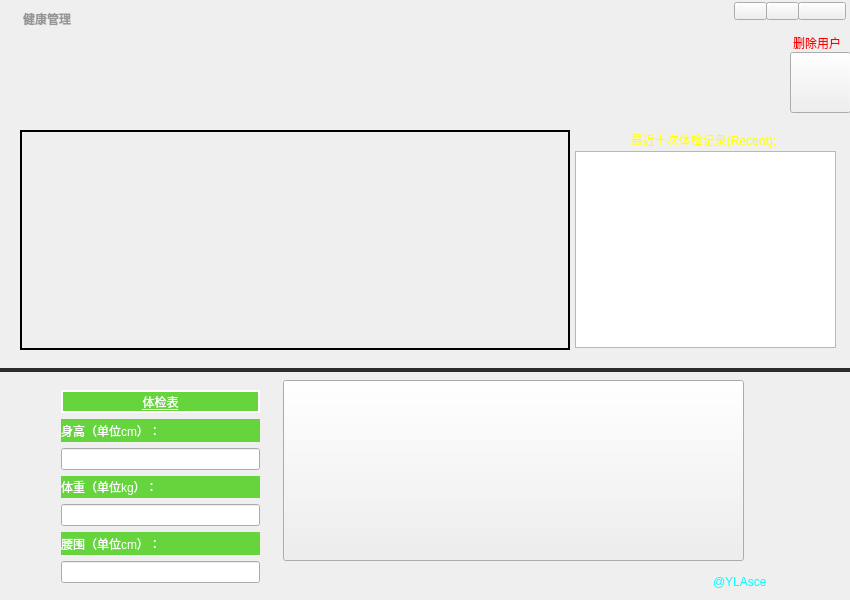
<?xml version="1.0" encoding="UTF-8"?>
<ui version="4.0">
 <class>MainWindow</class>
 <widget class="QMainWindow" name="MainWindow">
  <property name="geometry">
   <rect>
    <x>0</x>
    <y>0</y>
    <width>850</width>
    <height>600</height>
   </rect>
  </property>
  <property name="minimumSize">
   <size>
    <width>850</width>
    <height>600</height>
   </size>
  </property>
  <property name="maximumSize">
   <size>
    <width>850</width>
    <height>600</height>
   </size>
  </property>
  <property name="windowTitle">
   <string>MainWindow</string>
  </property>
  <widget class="QWidget" name="centralWidget">
   <widget class="QPushButton" name="closeButton">
    <property name="geometry">
     <rect>
      <x>798</x>
      <y>2</y>
      <width>48</width>
      <height>18</height>
     </rect>
    </property>
    <property name="text">
     <string/>
    </property>
   </widget>
   <widget class="QPushButton" name="minButton">
    <property name="geometry">
     <rect>
      <x>766</x>
      <y>2</y>
      <width>33</width>
      <height>18</height>
     </rect>
    </property>
    <property name="minimumSize">
     <size>
      <width>33</width>
      <height>18</height>
     </size>
    </property>
    <property name="maximumSize">
     <size>
      <width>33</width>
      <height>18</height>
     </size>
    </property>
   </widget>
   <widget class="QPushButton" name="orderButton">
    <property name="geometry">
     <rect>
      <x>734</x>
      <y>2</y>
      <width>33</width>
      <height>18</height>
     </rect>
    </property>
    <property name="minimumSize">
     <size>
      <width>33</width>
      <height>18</height>
     </size>
    </property>
    <property name="maximumSize">
     <size>
      <width>33</width>
      <height>18</height>
     </size>
    </property>
   </widget>
   <widget class="QLabel" name="label">
    <property name="geometry">
     <rect>
      <x>20</x>
      <y>10</y>
      <width>135</width>
      <height>18</height>
     </rect>
    </property>
    <property name="minimumSize">
     <size>
      <width>135</width>
      <height>18</height>
     </size>
    </property>
    <property name="maximumSize">
     <size>
      <width>135</width>
      <height>18</height>
     </size>
    </property>
    <property name="font">
     <font>
      <family>黑体</family>
      <weight>75</weight>
      <bold>true</bold>
     </font>
    </property>
    <property name="styleSheet">
     <string notr="true">font: 0 9pt &quot;黑体&quot;;
font-weight: bold;
color: rgb(150, 150, 150);
</string>
    </property>
    <property name="text">
     <string> 健康管理 </string>
    </property>
   </widget>
   <widget class="QLabel" name="maingraph">
    <property name="geometry">
     <rect>
      <x>0</x>
      <y>110</y>
      <width>850</width>
      <height>491</height>
     </rect>
    </property>
    <property name="styleSheet">
     <string notr="true">font: 75 11pt &quot;黑体&quot;;
color: rgb(255, 0, 0);</string>
    </property>
   </widget>
   <widget class="QLabel" name="showstatus">
    <property name="geometry">
     <rect>
      <x>10</x>
      <y>70</y>
      <width>96</width>
      <height>21</height>
     </rect>
    </property>
    <property name="text">
     <string/>
    </property>
   </widget>
   <widget class="QLabel" name="showusername">
    <property name="geometry">
     <rect>
      <x>122</x>
      <y>40</y>
      <width>221</width>
      <height>51</height>
     </rect>
    </property>
   </widget>
   <widget class="Line" name="line">
    <property name="geometry">
     <rect>
      <x>0</x>
      <y>360</y>
      <width>851</width>
      <height>20</height>
     </rect>
    </property>
    <property name="font">
     <font>
      <family>Agency FB</family>
      <pointsize>36</pointsize>
      <weight>75</weight>
      <bold>true</bold>
     </font>
    </property>
    <property name="autoFillBackground">
     <bool>false</bool>
    </property>
    <property name="styleSheet">
     <string notr="true">color: rgb(44, 44, 44);</string>
    </property>
    <property name="frameShadow">
     <enum>QFrame::Plain</enum>
    </property>
    <property name="lineWidth">
     <number>4</number>
    </property>
    <property name="orientation">
     <enum>Qt::Horizontal</enum>
    </property>
   </widget>
   <widget class="QLabel" name="linegraph">
    <property name="geometry">
     <rect>
      <x>20</x>
      <y>130</y>
      <width>550</width>
      <height>220</height>
     </rect>
    </property>
    <property name="frameShape">
     <enum>QFrame::WinPanel</enum>
    </property>
    <property name="frameShadow">
     <enum>QFrame::Plain</enum>
    </property>
    <property name="lineWidth">
     <number>2</number>
    </property>
   </widget>
   <widget class="QLabel" name="label_2">
    <property name="geometry">
     <rect>
      <x>640</x>
      <y>110</y>
      <width>81</width>
      <height>21</height>
     </rect>
    </property>
   </widget>
   <widget class="QLabel" name="today">
    <property name="geometry">
     <rect>
      <x>290</x>
      <y>30</y>
      <width>501</width>
      <height>21</height>
     </rect>
    </property>
    <property name="styleSheet">
     <string notr="true">color: rgb(255, 255, 255);
font: 75 18pt &quot;楷体&quot;;
text-decoration: underline;
</string>
    </property>
    <property name="text">
     <string/>
    </property>
   </widget>
   <widget class="QPushButton" name="buttondelete">
    <property name="geometry">
     <rect>
      <x>790</x>
      <y>52</y>
      <width>61</width>
      <height>61</height>
     </rect>
    </property>
    <property name="whatsThis">
     <string>删除当前用户</string>
    </property>
    <property name="styleSheet">
     <string notr="true">border-image: url(:/new/prefix1/resources/deleteusericon.png);</string>
    </property>
   </widget>
   <widget class="QLabel" name="labeldelete">
    <property name="geometry">
     <rect>
      <x>793</x>
      <y>32</y>
      <width>61</width>
      <height>21</height>
     </rect>
    </property>
    <property name="styleSheet">
     <string notr="true">color: rgb(255, 0, 0);
font: 75 10pt &quot;黑体&quot;;</string>
    </property>
    <property name="text">
     <string>删除用户</string>
    </property>
   </widget>
   <widget class="QLabel" name="hint">
    <property name="geometry">
     <rect>
      <x>350</x>
      <y>70</y>
      <width>431</width>
      <height>21</height>
     </rect>
    </property>
    <property name="styleSheet">
     <string notr="true">color: rgb(255, 255, 0);
font: 75 12pt &quot;宋体&quot;;</string>
    </property>
   </widget>
   <widget class="QLabel" name="between">
    <property name="geometry">
     <rect>
      <x>33</x>
      <y>572</y>
      <width>541</width>
      <height>20</height>
     </rect>
    </property>
    <property name="styleSheet">
     <string notr="true">font: 75 12pt &quot;黑体&quot;;
color: rgb(255, 0, 255);</string>
    </property>
    <property name="text">
     <string/>
    </property>
   </widget>
   <widget class="QWidget" name="verticalLayoutWidget">
    <property name="geometry">
     <rect>
      <x>50</x>
      <y>379</y>
      <width>221</width>
      <height>215</height>
     </rect>
    </property>
    <layout class="QVBoxLayout" name="verticalLayout">
     <property name="sizeConstraint">
      <enum>QLayout::SetDefaultConstraint</enum>
     </property>
     <item>
      <widget class="QLabel" name="title">
       <property name="styleSheet">
        <string notr="true">background-color: rgb(102, 212, 61);
color: rgb(255, 255, 255);
font: 75 14pt &quot;黑体&quot;;
text-decoration: underline;</string>
       </property>
       <property name="frameShape">
        <enum>QFrame::WinPanel</enum>
       </property>
       <property name="lineWidth">
        <number>4</number>
       </property>
       <property name="text">
        <string>体检表</string>
       </property>
       <property name="alignment">
        <set>Qt::AlignCenter</set>
       </property>
      </widget>
     </item>
     <item>
      <widget class="QLabel" name="h">
       <property name="styleSheet">
        <string notr="true">background-color: rgb(102, 212, 61);
color: rgb(255, 255, 255);
font: 75 16pt &quot;方正喵呜体&quot;;
</string>
       </property>
       <property name="text">
        <string>身高（单位cm）：</string>
       </property>
      </widget>
     </item>
     <item>
      <widget class="QLineEdit" name="inputh"/>
     </item>
     <item>
      <widget class="QLabel" name="w">
       <property name="styleSheet">
        <string notr="true">background-color: rgb(102, 212, 61);
color: rgb(255, 255, 255);
font: 75 16pt &quot;方正喵呜体&quot;;
</string>
       </property>
       <property name="text">
        <string>体重（单位kg）：</string>
       </property>
      </widget>
     </item>
     <item>
      <widget class="QLineEdit" name="inputw"/>
     </item>
     <item>
      <widget class="QLabel" name="c">
       <property name="styleSheet">
        <string notr="true">background-color: rgb(102, 212, 61);
color: rgb(255, 255, 255);
font: 75 16pt &quot;方正喵呜体&quot;;
</string>
       </property>
       <property name="text">
        <string>腰围（单位cm）：</string>
       </property>
      </widget>
     </item>
     <item>
      <widget class="QLineEdit" name="inputc"/>
     </item>
    </layout>
    <zorder>inputc</zorder>
    <zorder>c</zorder>
    <zorder>inputw</zorder>
    <zorder>w</zorder>
    <zorder>inputh</zorder>
    <zorder>h</zorder>
    <zorder>title</zorder>
   </widget>
   <widget class="QPushButton" name="showresult">
    <property name="geometry">
     <rect>
      <x>283</x>
      <y>380</y>
      <width>461</width>
      <height>181</height>
     </rect>
    </property>
    <property name="styleSheet">
     <string notr="true">border-image: url(:/new/prefix1/cover);</string>
    </property>
    <property name="text">
     <string/>
    </property>
   </widget>
   <widget class="QWidget" name="verticalLayoutWidget_2">
    <property name="geometry">
     <rect>
      <x>359</x>
      <y>380</y>
      <width>381</width>
      <height>181</height>
     </rect>
    </property>
    <layout class="QVBoxLayout" name="verticalLayout_2">
     <item>
      <widget class="QLabel" name="show1">
       <property name="styleSheet">
        <string notr="true">color: rgb(255, 0, 0);
font: 75 11pt &quot;黑体&quot;;</string>
       </property>
       <property name="text">
        <string>aaa</string>
       </property>
      </widget>
     </item>
     <item>
      <widget class="QLabel" name="show2"/>
     </item>
     <item>
      <widget class="QLabel" name="show3"/>
     </item>
     <item>
      <widget class="QLabel" name="show4"/>
     </item>
     <item>
      <widget class="QLabel" name="show5"/>
     </item>
     <item>
      <widget class="QLabel" name="show6"/>
     </item>
    </layout>
    <zorder>show6</zorder>
    <zorder>show5</zorder>
    <zorder>show4</zorder>
    <zorder>show3</zorder>
    <zorder>show2</zorder>
    <zorder>show1</zorder>
   </widget>
   <widget class="QTableView" name="tableview">
    <property name="geometry">
     <rect>
      <x>575</x>
      <y>151</y>
      <width>261</width>
      <height>197</height>
     </rect>
    </property>
   </widget>
   <widget class="QLabel" name="label_3">
    <property name="geometry">
     <rect>
      <x>573</x>
      <y>130</y>
      <width>261</width>
      <height>20</height>
     </rect>
    </property>
    <property name="styleSheet">
     <string notr="true">color: rgb(255, 255, 0);
font: 75 10pt &quot;黑体&quot;;</string>
    </property>
    <property name="text">
     <string>最近十次体检记录(Recent):</string>
    </property>
    <property name="alignment">
     <set>Qt::AlignCenter</set>
    </property>
   </widget>
   <widget class="QLabel" name="label_4">
    <property name="geometry">
     <rect>
      <x>713</x>
      <y>572</y>
      <width>81</width>
      <height>20</height>
     </rect>
    </property>
    <property name="styleSheet">
     <string notr="true">color: rgb(0, 255, 255);
font: 75 13pt &quot;Aharoni&quot;;</string>
    </property>
    <property name="text">
     <string>@YLAsce</string>
    </property>
   </widget>
   <widget class="QLabel" name="back0">
    <property name="geometry">
     <rect>
      <x>280</x>
      <y>380</y>
      <width>461</width>
      <height>181</height>
     </rect>
    </property>
    <property name="styleSheet">
     <string notr="true">border-image: url(:/new/prefix1/back0);</string>
    </property>
    <property name="text">
     <string/>
    </property>
   </widget>
   <zorder>back0</zorder>
   <zorder>linegraph</zorder>
   <zorder>line</zorder>
   <zorder>closeButton</zorder>
   <zorder>minButton</zorder>
   <zorder>orderButton</zorder>
   <zorder>label</zorder>
   <zorder>showstatus</zorder>
   <zorder>showusername</zorder>
   <zorder>label_2</zorder>
   <zorder>today</zorder>
   <zorder>buttondelete</zorder>
   <zorder>labeldelete</zorder>
   <zorder>hint</zorder>
   <zorder>between</zorder>
   <zorder>verticalLayoutWidget</zorder>
   <zorder>verticalLayoutWidget_2</zorder>
   <zorder>showresult</zorder>
   <zorder>tableview</zorder>
   <zorder>label_3</zorder>
   <zorder>maingraph</zorder>
   <zorder>label_4</zorder>
  </widget>
 </widget>
 <layoutdefault spacing="6" margin="11"/>
 <resources/>
 <connections/>
</ui>
